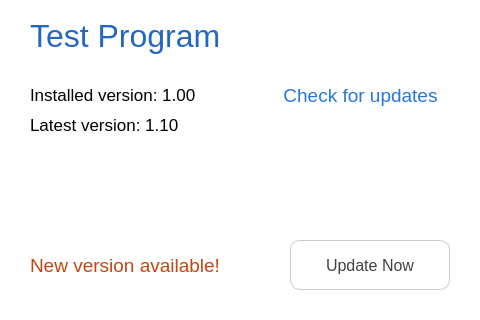
<?xml version="1.0" encoding="UTF-8"?>
<ui version="4.0">
 <class>Updater</class>
 <widget class="QWidget" name="Updater">
  <property name="geometry">
   <rect>
    <x>0</x>
    <y>0</y>
    <width>480</width>
    <height>320</height>
   </rect>
  </property>
  <property name="windowTitle">
   <string>Form</string>
  </property>
  <property name="styleSheet">
   <string notr="true">QWidget {
	background-color: white;
}</string>
  </property>
  <widget class="QLabel" name="lblInstalled">
   <property name="geometry">
    <rect>
     <x>30</x>
     <y>80</y>
     <width>210</width>
     <height>30</height>
    </rect>
   </property>
   <property name="font">
    <font>
     <family>Arial</family>
     <pointsize>13</pointsize>
    </font>
   </property>
   <property name="text">
    <string>Installed version: 1.00</string>
   </property>
   <property name="alignment">
    <set>Qt::AlignLeading|Qt::AlignLeft|Qt::AlignVCenter</set>
   </property>
  </widget>
  <widget class="QLabel" name="lblCaption">
   <property name="geometry">
    <rect>
     <x>30</x>
     <y>10</y>
     <width>241</width>
     <height>51</height>
    </rect>
   </property>
   <property name="font">
    <font>
     <family>Arial</family>
     <pointsize>24</pointsize>
    </font>
   </property>
   <property name="styleSheet">
    <string notr="true">QLabel {
	color: #2567c0;
}</string>
   </property>
   <property name="text">
    <string>Test Program</string>
   </property>
   <property name="alignment">
    <set>Qt::AlignLeading|Qt::AlignLeft|Qt::AlignVCenter</set>
   </property>
  </widget>
  <widget class="QPushButton" name="btnClose">
   <property name="geometry">
    <rect>
     <x>440</x>
     <y>10</y>
     <width>24</width>
     <height>24</height>
    </rect>
   </property>
   <property name="maximumSize">
    <size>
     <width>24</width>
     <height>24</height>
    </size>
   </property>
   <property name="text">
    <string/>
   </property>
   <property name="icon">
    <iconset resource="res.qrc">
     <normaloff>:/images/assets/close.png</normaloff>:/images/assets/close.png</iconset>
   </property>
   <property name="iconSize">
    <size>
     <width>24</width>
     <height>24</height>
    </size>
   </property>
   <property name="flat">
    <bool>true</bool>
   </property>
  </widget>
  <widget class="QLabel" name="lblLatest">
   <property name="geometry">
    <rect>
     <x>30</x>
     <y>110</y>
     <width>210</width>
     <height>30</height>
    </rect>
   </property>
   <property name="font">
    <font>
     <family>Arial</family>
     <pointsize>13</pointsize>
    </font>
   </property>
   <property name="text">
    <string>Latest version: 1.10</string>
   </property>
   <property name="alignment">
    <set>Qt::AlignLeading|Qt::AlignLeft|Qt::AlignVCenter</set>
   </property>
  </widget>
  <widget class="QPushButton" name="btnUpdate">
   <property name="geometry">
    <rect>
     <x>290</x>
     <y>240</y>
     <width>160</width>
     <height>50</height>
    </rect>
   </property>
   <property name="font">
    <font>
     <family>Liberation Sans</family>
     <pointsize>12</pointsize>
    </font>
   </property>
   <property name="styleSheet">
    <string notr="true">QPushButton {
	border: 1px solid #cccccc;
    border-radius: 10px;
	color: #424242;
    background-color: white;
}

QPushButton:pressed {
	color: white;
    background-color: #2567c0;
}</string>
   </property>
   <property name="text">
    <string>Update Now</string>
   </property>
  </widget>
  <widget class="QLabel" name="lblStatus">
   <property name="geometry">
    <rect>
     <x>30</x>
     <y>250</y>
     <width>225</width>
     <height>30</height>
    </rect>
   </property>
   <property name="font">
    <font>
     <family>Arial</family>
     <pointsize>14</pointsize>
    </font>
   </property>
   <property name="styleSheet">
    <string notr="true">QLabel {
	color: #c44512;
}</string>
   </property>
   <property name="text">
    <string>New version available!</string>
   </property>
   <property name="alignment">
    <set>Qt::AlignLeading|Qt::AlignLeft|Qt::AlignVCenter</set>
   </property>
  </widget>
  <widget class="QPushButton" name="btnCheck">
   <property name="geometry">
    <rect>
     <x>280</x>
     <y>80</y>
     <width>161</width>
     <height>30</height>
    </rect>
   </property>
   <property name="font">
    <font>
     <family>Arial</family>
     <pointsize>14</pointsize>
    </font>
   </property>
   <property name="styleSheet">
    <string notr="true">QPushButton {
	color: #2975dc;
}</string>
   </property>
   <property name="text">
    <string>Check for updates</string>
   </property>
   <property name="flat">
    <bool>true</bool>
   </property>
  </widget>
 </widget>
 <resources>
  <include location="res.qrc"/>
 </resources>
 <connections/>
</ui>
